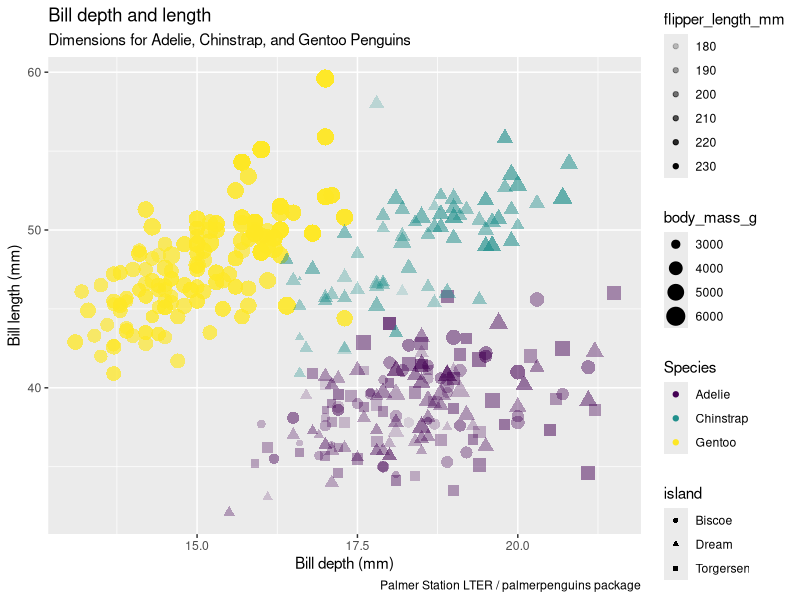
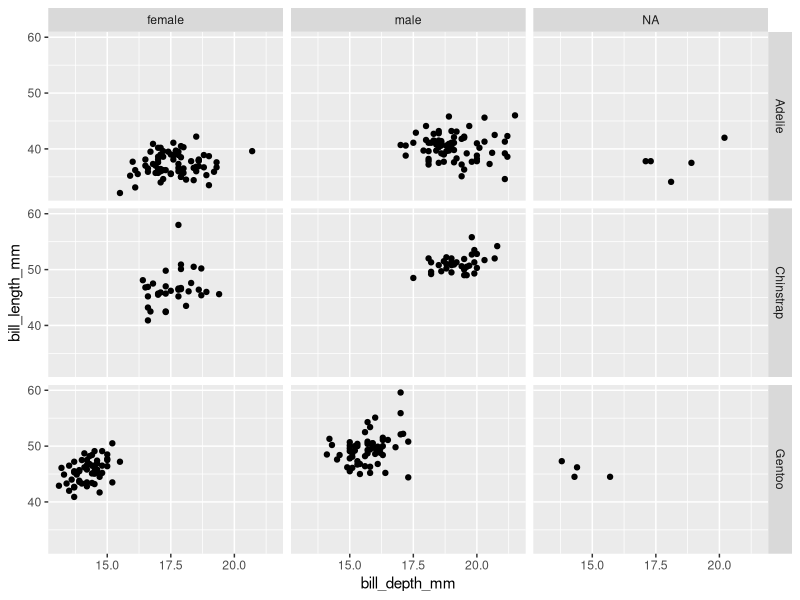
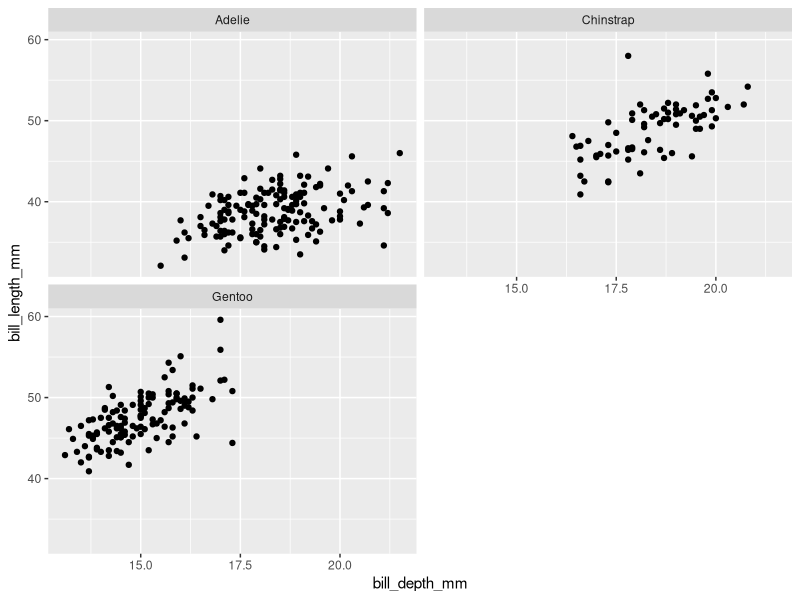

Generate these figures, in order, with R:
### Samantha Rickle
### 09/09/2025
### Week 3 practice

################################################################################

### Load libraries
library(palmerpenguins)
library(tidyverse)
glimpse(penguins)

### Data
# Start with penguin dataframe, map bill depth to the x-axis
ggplot(data=penguins,
       mapping = aes (x = bill_depth_mm,
                      y = bill_length_mm,
                      color = species,
                      shape = island, ## changing shape of points
                      size = body_mass_g, ## changing size of points according to data
                      alpha = flipper_length_mm)) + ## changing transparency
  
  geom_point() +
  labs(title = "Bill depth and length",
       subtitle = "Dimensions for Adelie, Chinstrap, and Gentoo Penguins",
       x = "Bill depth (mm)", y= "Bill length (mm)",
       color = "Species",
       caption = "Palmer Station LTER / palmerpenguins package") +
  scale_color_viridis_d()

ggplot(penguins,
       aes(x = bill_depth_mm,
           y = bill_length_mm)) +
  geom_point()+
  facet_grid(species~sex) + ## to make a faceted plot
  guides(color = FALSE) ## takes away color or legend?

ggplot(penguins, aes(x = bill_depth_mm, y = bill_length_mm)) + 
  geom_point() +
  facet_wrap(~ species, ncol = 2) + ## to make it 2 rows
  guides(color = FALSE)






  



